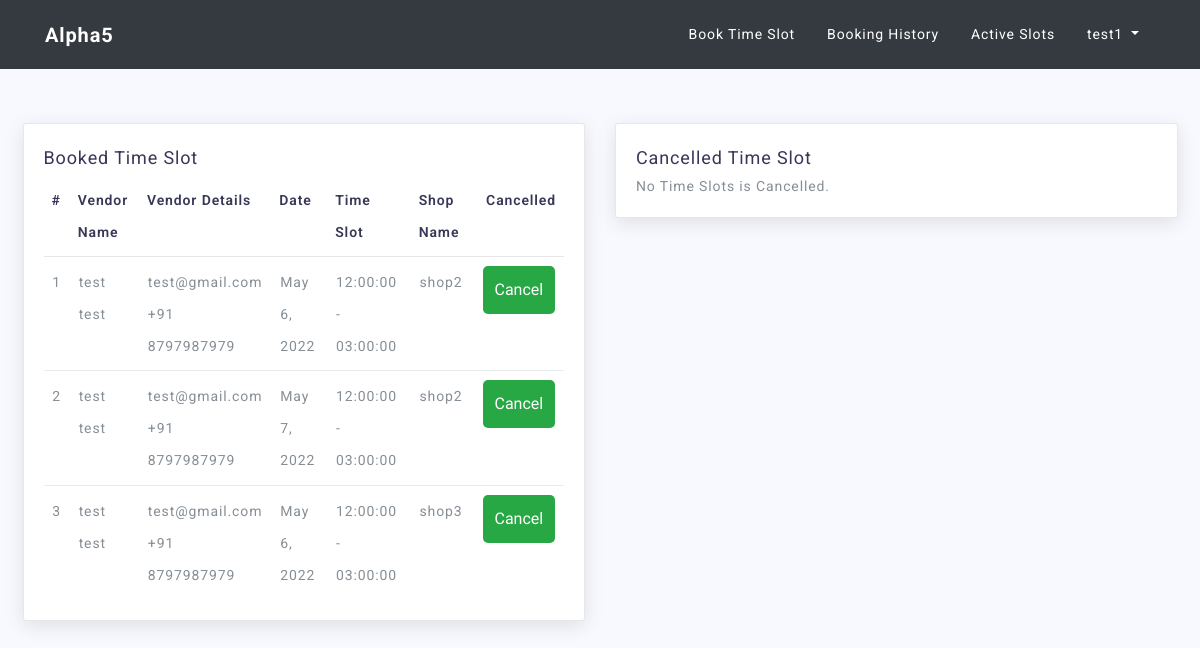
Before: /customer/book/ (signed in) with the older database file.
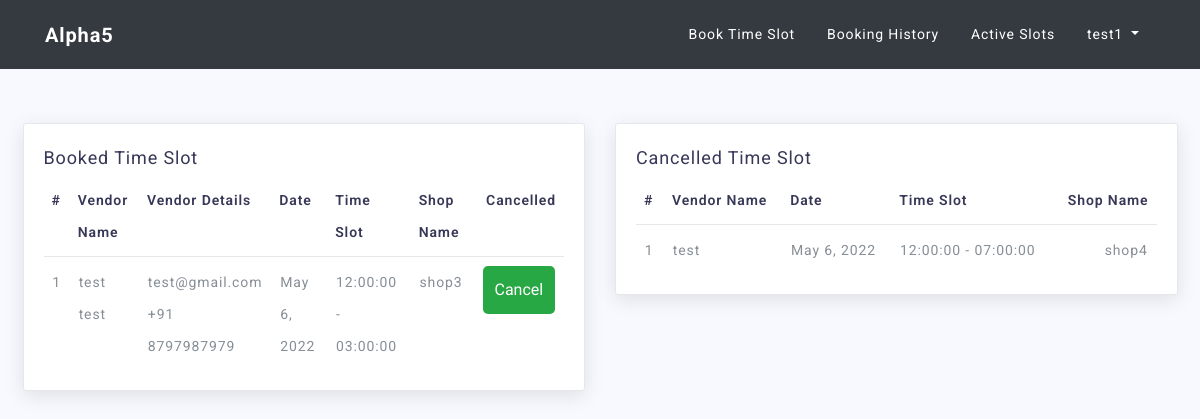
After: the same page with the newer database file.
### customer/models.py (models this page shows, shortened)
class TimeSlotBook(models.Model):
    id = models.UUIDField(primary_key=True, default=uuid.uuid4, editable=False)
    manager_id = models.ForeignKey(User, on_delete=models.CASCADE, related_name="manager_id")
    customer_id = models.ForeignKey(User, on_delete=models.CASCADE, related_name="customer_id")
    date = models.DateField(null=False)
    room_id = models.ForeignKey(Room, on_delete=models.CASCADE)
    start_time = models.TimeField(null=False)
    end_time = models.TimeField(null=False)
    class Meta:
        unique_together = ('manager_id', 'date', 'room_id', 'start_time', 'end_time')

class TimeSlotCancel(models.Model):
    id = models.UUIDField(primary_key=True, default=uuid.uuid4, editable=False)
    manager_id = models.ForeignKey(User, on_delete=models.CASCADE, related_name="manger_id_cancel")
    customer_id = models.ForeignKey(User, on_delete=models.CASCADE, related_name="customer_id_cancel")
    date = models.DateField(null=False)
    room_id = models.ForeignKey(Room, on_delete=models.CASCADE)
    start_time = models.TimeField(null=False)
    end_time = models.TimeField(null=False)

### accounts/models.py (models this page shows)
class User(AbstractUser):
    id = models.UUIDField(primary_key=True, default=uuid.uuid4, editable=False)
    is_customer = models.BooleanField(default=False)
    is_manager = models.BooleanField(default=False)
    phone = models.CharField(max_length=10, null=False)

### manager/models.py (models this page shows, shortened)
class Room(models.Model):
    id = models.UUIDField(primary_key=True, default=uuid.uuid4, editable=False)
    room_owner = models.ForeignKey(User, on_delete=models.CASCADE)
    room_name = models.CharField(max_length=10, null=False)
    class Meta:
        unique_together = ('room_owner', 'room_name')
    def __str__(self):
        return self.room_name

### customer/views.py (the view)
# urls.py: path('book/', views.BookDetailView.as_view(), name="book"),
@method_decorator(dispatcher, name="dispatch")
class BookDetailView(DetailView):
    model = TimeSlotBook
    template_name = "customer/time_slot_book.html"
    def get(self, request):
        tsb1 = TimeSlotBook.objects.filter(customer_id=self.request.user)
        tsb2 = TimeSlotCancel.objects.filter(customer_id=self.request.user)
        return render(request, self.template_name, {"booked": tsb1, "cancelled": tsb2})

### templates/customer/time_slot_book.html (shortened to what the changed rows need)
{% load staticfiles %}
<!DOCTYPE html>
<html lang="en">
   <head>
     {% include 'base.html'%}
   </head>
{% if error_msg %}
<div class="alert alert-primary">
          {{error_msg}}
</div>
{% else %}
<div class="container-fluid mt-5 pt-4">
        <br>
      <div class="row">
        <div class="col-lg-6">
                <div class="card">
                    {% if booked %}
                <div class="card-body">
                    <div class="table-responsive">
                        <table class="table table-hover ">
                            <thead>
                                <tr>
                                    <th>#</th>
                                    <th>Vendor Name</th>
                                    <th>Vendor Details</th>
                                    <th>Date</th>
                                    <th>Time Slot</th>
                                    <th>Shop Name</th>
                                    <th>Cancelled</th>
                                </tr>
                            </thead>
                            <tbody>
                            {% for x in booked %}
                                    <tr>
                                        <td>{{ forloop.counter }}</td>
                                        <td>{{x.manager_id.first_name}} {{x.manager_id.last_name}} </td>
                                        <td>
                                            {{x.manager_id.email}}
                                            <br>
                                            +91 {{x.manager_id.phone}}
                                        </td>
                                        <td>{{x.date}}</td>
                                        <td>{{x.start_time | time:"h:i:s"}} - {{x.end_time | time:"h:i:s"}}</td>
                                        <td>{{x.room_id}}</td>
                                        <td>
                                            <form action="{% url 'customer:cancel' %}" method="POST">
                                                <input type="submit" value="Cancel" class="button btn-success" style="cursor:pointer">
                                            </form>
                                        </td>
                                    </tr>
                            {% endfor %}
                            </tbody>
                        </table>
                    </div>
                </div>
                    {% else %}
                    <div class="card-body">
                        No Time Slots is Booked.
                    </div>
                {% endif %}
            </div>
        </div>
        <div class="col-lg-6">
        <div class="card">
            <div class="card-title">
                <h4>Cancelled Time Slot</h4>
            </div>
            {% if cancelled %}
            <div class="card-body">
                <div class="table-responsive">
                    <table class="table table-hover ">
                        <thead>
                            <tr>
                                <th>#</th>
                                <th>Vendor Name</th>
                                <th>Date</th>
                                <th>Time Slot</th>
                                <th>Shop Name</th>
                            </tr>
                        </thead>
                        <tbody>
                        {% for x in cancelled %}
                            <tr>
                                <td>{{ forloop.counter }}</td>
                                <td>{{x.manager_id}}</td>
                                <td>{{x.date}}</td>
                                <td>{{x.start_time | time:"h:i:s"}} - {{x.end_time | time:"h:i:s"}}</td>
                                <td>{{x.room_id}}</td>
                            </tr>
                        {% endfor %}
                        </tbody>
                    </table>
                </div>
            </div>
            {% else %}
                    <div class="card-body">
                        No Time Slots is Cancelled.
                    </div>
                {% endif %}
        </div>
    </div>
  </div>
</div>
{% endif %}

Changed rows visible on the page:
removed TimeSlotBook: manager_id.first_name "test", manager_id.last_name "test", manager_id.email "test@gmail.com", manager_id.phone "8797987979", date "May 6, 2022", start_time "12:00:00", end_time "03:00:00", room_id "shop2"
removed TimeSlotBook: manager_id.first_name "test", manager_id.last_name "test", manager_id.email "test@gmail.com", manager_id.phone "8797987979", date "May 7, 2022", start_time "12:00:00", end_time "03:00:00", room_id "shop2"
added TimeSlotCancel: manager_id "test", date "May 6, 2022", start_time "12:00:00", end_time "07:00:00", room_id "shop4"
Other visible differences:
text no longer shown: "No Time Slots is Cancelled."
text now shown: "# Vendor Name Date Time Slot Shop Name"
